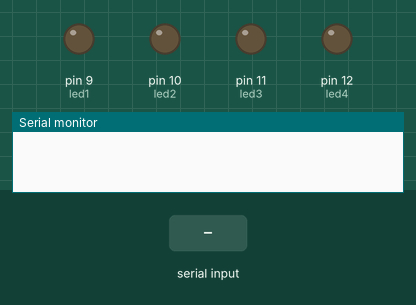
Recording of a sketch running on a simulated Arduino Uno, built with avr-gcc and run on an emulated ATmega328P. Shown: output pins drawn as LEDs (lit = HIGH), the last lines printed to the serial monitor. The test bench sets the inputs (shaded band).

Above: at 1.2 s.
1.3 s: "1" received over Serial
At 2.5 s:
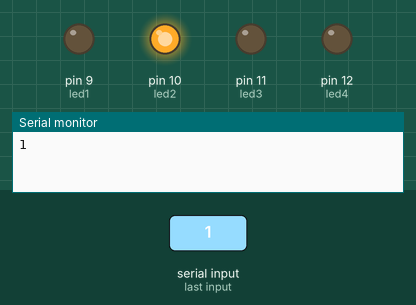
2.8 s: "0" received over Serial
At 3.8 s:
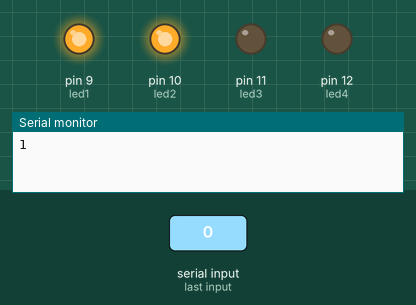
4.3 s: "5" received over Serial
At 5.0 s:
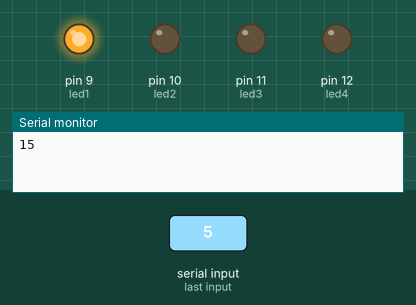
5.8 s: "2" received over Serial
At 6.1 s:
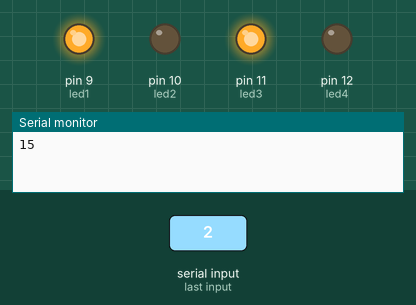
7.3 s: "3" received over Serial
At 8.5 s:
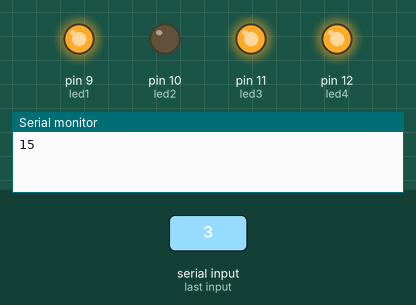
8.8 s: "4" received over Serial
At 9.6 s:
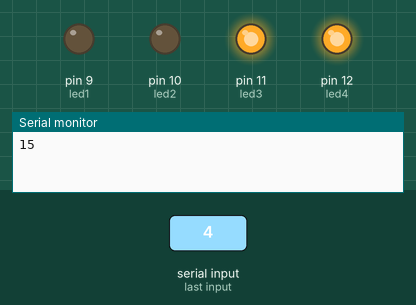
Timing chart, 0 to 11.3 s (numbered marks = the images above; inputs shaded):
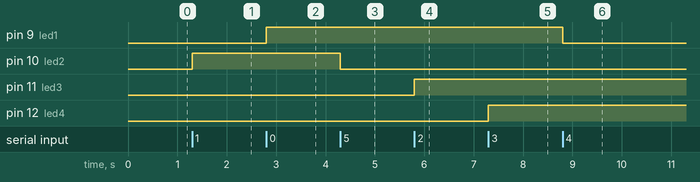

The sketch:

cod1.ino
```cpp
#define led1 9
#define led2 10
#define led3 11
#define led4 12
char in;
void setup() {
  pinMode(led1, OUTPUT);
  pinMode(led2, OUTPUT);
  pinMode(led3, OUTPUT);
  pinMode(led4, OUTPUT);
  Serial.begin(115200);
}

void loop(){
  while (Serial.available()) {
  in= Serial.read();
  //Serial.write(in);
  if (in=='0'){
  digitalWrite(led1, HIGH);
  }
  else if (in=='1'){
  Serial.write(in);
  digitalWrite(led2, HIGH);

  }
  else if (in=='2'){
  digitalWrite(led3, HIGH);

  }
  else if (in=='3'){
  digitalWrite(led4, HIGH);

  }
  if (in=='4'){
  digitalWrite(led1, LOW);

  }
  if (in=='5'){
  Serial.write(in);
  digitalWrite(led2, LOW);

  }
  if (in=='6'){
  digitalWrite(led3, LOW);

  }
  if (in=='7'){
  digitalWrite(led4, LOW);

  }
  }
}
```

Measured:
- after the input at 1.3 s, pin 10 (led2): LOW → HIGH at once
- after the input at 2.8 s, pin 9 (led1): LOW → HIGH at once
- after the input at 4.3 s, pin 10 (led2): HIGH → LOW at once
- after the input at 5.8 s, pin 11 (led3): LOW → HIGH at once
- after the input at 7.3 s, pin 12 (led4): LOW → HIGH at once
- after the input at 8.8 s, pin 9 (led1): HIGH → LOW at once
